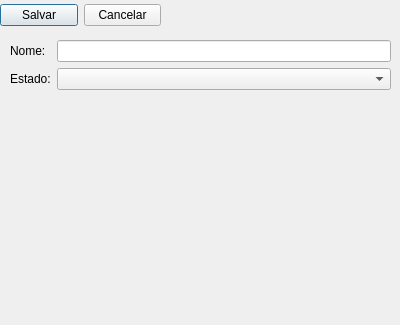
<?xml version="1.0" encoding="UTF-8"?>
<ui version="4.0">
 <class>Dialog</class>
 <widget class="QDialog" name="Dialog">
  <property name="geometry">
   <rect>
    <x>0</x>
    <y>0</y>
    <width>400</width>
    <height>325</height>
   </rect>
  </property>
  <property name="windowTitle">
   <string>Cadastro de Cidade - Eventos</string>
  </property>
  <widget class="QWidget" name="horizontalLayoutWidget">
   <property name="geometry">
    <rect>
     <x>0</x>
     <y>0</y>
     <width>161</width>
     <height>31</height>
    </rect>
   </property>
   <layout class="QHBoxLayout" name="horizontalLayout">
    <item>
     <widget class="QPushButton" name="pushButtonSalvar">
      <property name="text">
       <string>Salvar</string>
      </property>
     </widget>
    </item>
    <item>
     <widget class="QPushButton" name="pushButtonCancelar">
      <property name="text">
       <string>Cancelar</string>
      </property>
     </widget>
    </item>
   </layout>
  </widget>
  <widget class="QWidget" name="formLayoutWidget">
   <property name="geometry">
    <rect>
     <x>10</x>
     <y>40</y>
     <width>381</width>
     <height>61</height>
    </rect>
   </property>
   <layout class="QFormLayout" name="formLayout">
    <item row="0" column="0">
     <widget class="QLabel" name="labelNome">
      <property name="text">
       <string>Nome:</string>
      </property>
     </widget>
    </item>
    <item row="0" column="1">
     <widget class="QLineEdit" name="lineEditNome"/>
    </item>
    <item row="1" column="0">
     <widget class="QLabel" name="labelEstado">
      <property name="text">
       <string>Estado:</string>
      </property>
     </widget>
    </item>
    <item row="1" column="1">
     <widget class="QComboBox" name="comboBoxEstado"/>
    </item>
   </layout>
  </widget>
 </widget>
 <tabstops>
  <tabstop>lineEditNome</tabstop>
  <tabstop>comboBoxEstado</tabstop>
  <tabstop>pushButtonSalvar</tabstop>
  <tabstop>pushButtonCancelar</tabstop>
 </tabstops>
 <resources/>
 <connections/>
</ui>
